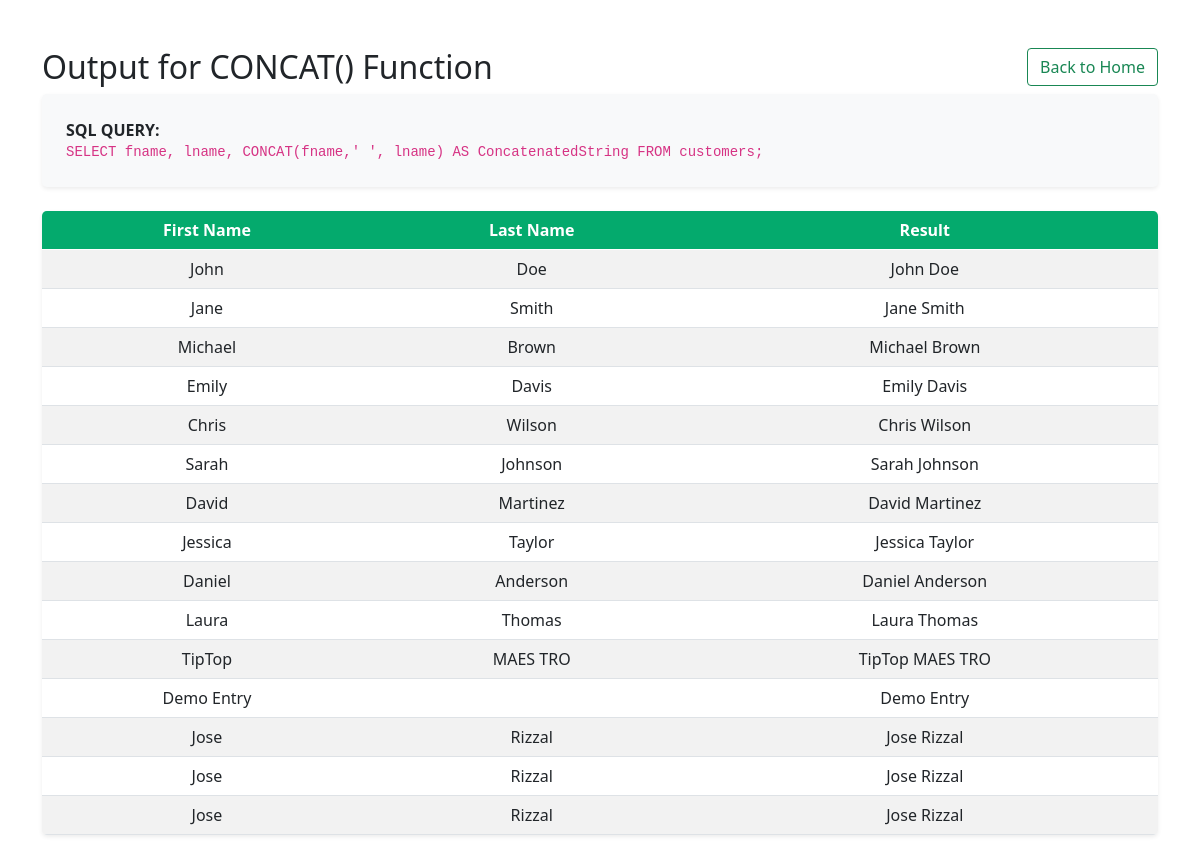
The app's page /String_Functions/CONCAT_func.php with its own data.
### tables this page shows
CREATE TABLE `customers` (
  `userID` int(11) NOT NULL,
  `fname` varchar(100) NOT NULL,
  `lname` varchar(100) NOT NULL,
  `email` varchar(100) NOT NULL
);

### String_Functions/CONCAT_func.php (the view, shortened to what this page needs)
<?php
include '../db.php';
$sql = "SELECT fname, lname, CONCAT(fname,' ', lname) AS ConcatenatedString FROM customers;";
$result = $conn->query($sql);
?>
<head>
    <link href="https://cdn.jsdelivr.net/npm/bootstrap@5.0.2/dist/css/bootstrap.min.css" rel="stylesheet">
</head>
<div class='container mt-5'>
<div class= d-flex justify-content-between align-items-center mb-4>
<h2>Output for CONCAT() Function</h2>
<div class=ms-auto><a class='btn btn-outline-success' href='../index.php'>Back to Home</a></div>
</div>
<div class="p-4 rounded-3 mb-4 shadow-sm" style="background-color: #f8f9fa;">
    <p class="mb-0"><strong>SQL QUERY:</strong>
    <br><code><?php echo $sql?></code></p>
</div>
<table class='table table-striped table-hover rounded-3 overflow-hidden shadow-sm'>
    <thead style='background-color:#04AA6D; color:white'>
        <tr>
            <th class=text-center>First Name</th>
            <th class=text-center>Last Name</th>
            <th class=text-center>Result</th>
        </tr>
    </thead>
<?php
if ($result->num_rows > 0) {
    while($row = $result->fetch_assoc()) {
        echo "<tr>";
        echo "<td class='text-center'>" . htmlspecialchars($row["fname"]) . "</td>";
        echo "<td class='text-center'>" . $row["lname"] . "</td>";
        echo "<td class='text-center'>" . $row["ConcatenatedString"] . "</td>";
        echo "</tr>";
    }
} else {
    echo "<tr><td colspan='2'>0 results found or query failed.</td></tr>";
}
echo "</table>";
echo "</div>";
?>

### records on screen
customers: fname "John", lname "Doe", ConcatenatedString "John Doe"
customers: fname "Jane", lname "Smith", ConcatenatedString "Jane Smith"
customers: fname "Michael", lname "Brown", ConcatenatedString "Michael Brown"
customers: fname "Emily", lname "Davis", ConcatenatedString "Emily Davis"
customers: fname "Chris", lname "Wilson", ConcatenatedString "Chris Wilson"
customers: fname "Sarah", lname "Johnson", ConcatenatedString "Sarah Johnson"
customers: fname "David", lname "Martinez", ConcatenatedString "David Martinez"
customers: fname "Jessica", lname "Taylor", ConcatenatedString "Jessica Taylor"
customers: fname "Daniel", lname "Anderson", ConcatenatedString "Daniel Anderson"
customers: fname "Laura", lname "Thomas", ConcatenatedString "Laura Thomas"
customers: fname "TipTop", lname "MAES TRO", ConcatenatedString "TipTop MAES TRO"
customers: fname "Demo Entry", ConcatenatedString "Demo Entry"
customers: fname "Jose", lname "Rizzal", ConcatenatedString "Jose Rizzal"
customers: fname "Jose", lname "Rizzal", ConcatenatedString "Jose Rizzal"
customers: fname "Jose", lname "Rizzal", ConcatenatedString "Jose Rizzal"

### other values on screen
$sql "SELECT fname, lname, CONCAT(fname,' ', lname) AS ConcatenatedString FROM customers;"
